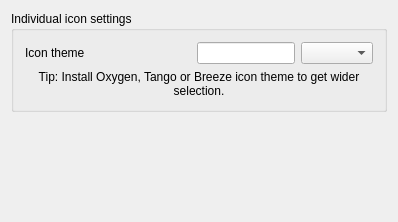
<?xml version="1.0" encoding="UTF-8"?>
<ui version="4.0">
 <class>KSettingsIcons</class>
 <widget class="QWidget" name="KSettingsIcons">
  <property name="geometry">
   <rect>
    <x>0</x>
    <y>0</y>
    <width>398</width>
    <height>222</height>
   </rect>
  </property>
  <property name="windowTitle">
   <string>Font settings</string>
  </property>
  <layout class="QVBoxLayout">
   <item>
    <widget class="QGroupBox" name="m_individualIconsFrame">
     <property name="title">
      <string>Individual icon settings</string>
     </property>
     <layout class="QGridLayout">
      <item row="0" column="3">
       <widget class="QComboBox" name="m_IconsTheme">
        <property name="sizePolicy">
         <sizepolicy hsizetype="Preferred" vsizetype="Preferred">
          <horstretch>0</horstretch>
          <verstretch>0</verstretch>
         </sizepolicy>
        </property>
       </widget>
      </item>
      <item row="0" column="1">
       <spacer name="spacer2">
        <property name="orientation">
         <enum>Qt::Horizontal</enum>
        </property>
        <property name="sizeType">
         <enum>QSizePolicy::Expanding</enum>
        </property>
        <property name="sizeHint" stdset="0">
         <size>
          <width>110</width>
          <height>20</height>
         </size>
        </property>
       </spacer>
      </item>
      <item row="0" column="0">
       <widget class="QLabel" name="textLabel1">
        <property name="text">
         <string>Icon theme</string>
        </property>
        <property name="wordWrap">
         <bool>false</bool>
        </property>
       </widget>
      </item>
      <item row="0" column="2">
       <widget class="QLineEdit" name="kcfg_IconsTheme">
        <property name="sizePolicy">
         <sizepolicy hsizetype="Preferred" vsizetype="Preferred">
          <horstretch>0</horstretch>
          <verstretch>0</verstretch>
         </sizepolicy>
        </property>
       </widget>
      </item>
      <item row="1" column="0" colspan="4">
       <widget class="QLabel" name="lblTip">
        <property name="text">
         <string>&lt;html&gt;&lt;head/&gt;&lt;body&gt;&lt;p align=&quot;center&quot;&gt;Tip: Install Oxygen, Tango or Breeze icon theme to get wider selection.&lt;/p&gt;&lt;/body&gt;&lt;/html&gt;</string>
        </property>
        <property name="wordWrap">
         <bool>true</bool>
        </property>
       </widget>
      </item>
     </layout>
    </widget>
   </item>
   <item>
    <spacer name="spacer1">
     <property name="orientation">
      <enum>Qt::Vertical</enum>
     </property>
     <property name="sizeType">
      <enum>QSizePolicy::Expanding</enum>
     </property>
     <property name="sizeHint" stdset="0">
      <size>
       <width>20</width>
       <height>30</height>
      </size>
     </property>
    </spacer>
   </item>
  </layout>
 </widget>
 <layoutdefault spacing="6" margin="11"/>
 <resources/>
 <connections/>
</ui>
